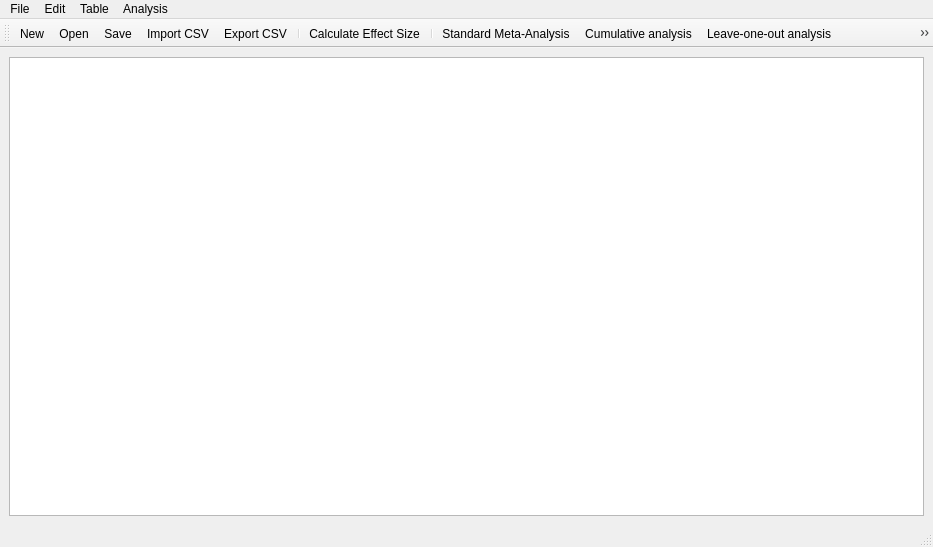
<?xml version="1.0" encoding="UTF-8"?>
<ui version="4.0">
 <class>MainWindow</class>
 <widget class="QMainWindow" name="MainWindow">
  <property name="geometry">
   <rect>
    <x>0</x>
    <y>0</y>
    <width>933</width>
    <height>547</height>
   </rect>
  </property>
  <property name="windowTitle">
   <string>MainWindow</string>
  </property>
  <widget class="QWidget" name="centralwidget">
   <layout class="QVBoxLayout" name="verticalLayout">
    <item>
     <widget class="QTableView" name="tableView"/>
    </item>
   </layout>
  </widget>
  <widget class="QMenuBar" name="menubar">
   <property name="geometry">
    <rect>
     <x>0</x>
     <y>0</y>
     <width>933</width>
     <height>22</height>
    </rect>
   </property>
   <widget class="QMenu" name="menuFile">
    <property name="title">
     <string>File</string>
    </property>
    <widget class="QMenu" name="menuRecent_Data">
     <property name="title">
      <string>Recent Data...</string>
     </property>
    </widget>
    <addaction name="actionNew"/>
    <addaction name="actionOpen"/>
    <addaction name="actionSave"/>
    <addaction name="actionSave_As"/>
    <addaction name="actionImportCSV"/>
    <addaction name="actionExportCSV"/>
    <addaction name="separator"/>
    <addaction name="menuRecent_Data"/>
    <addaction name="separator"/>
    <addaction name="actionQuit"/>
   </widget>
   <widget class="QMenu" name="menuEdit">
    <property name="title">
     <string>Edit</string>
    </property>
    <addaction name="actionUndo"/>
    <addaction name="actionRedo"/>
    <addaction name="separator"/>
    <addaction name="actionCut"/>
    <addaction name="actionCopy"/>
    <addaction name="actionPaste"/>
    <addaction name="actionClear_Selected_Cells"/>
    <addaction name="separator"/>
    <addaction name="actionShow_toolbar"/>
   </widget>
   <widget class="QMenu" name="menuTable">
    <property name="title">
     <string>Table</string>
    </property>
    <addaction name="actionInsert_Row"/>
    <addaction name="actionDelete_Row"/>
    <addaction name="actionInsert_Column"/>
    <addaction name="actionDelete_Column"/>
    <addaction name="separator"/>
    <addaction name="actionChange_Column_Format"/>
    <addaction name="actionRename_Column"/>
    <addaction name="actionMark_Column_as_Label"/>
    <addaction name="actionUnmark_Column_as_Label"/>
    <addaction name="separator"/>
    <addaction name="actionTable_Preferences"/>
   </widget>
   <widget class="QMenu" name="menuAnalysis">
    <property name="title">
     <string>Analysis</string>
    </property>
    <widget class="QMenu" name="menuMeta_Analysis">
     <property name="title">
      <string>Meta-Analysis</string>
     </property>
     <addaction name="actionStandard_Meta_Analysis"/>
     <addaction name="actionCumulative"/>
     <addaction name="actionLeave_one_out"/>
     <addaction name="actionSubgroup"/>
     <addaction name="actionBootstrapped_Meta_Analysis"/>
    </widget>
    <widget class="QMenu" name="menuMeta_Regression_Meta_Regression_Derivatives">
     <property name="title">
      <string>Meta-Regression and Meta Regression Derivatives</string>
     </property>
     <addaction name="actionMeta_Regression"/>
     <addaction name="actionMeta_cond_mean"/>
     <addaction name="actionBootstrapped_Meta_Regression"/>
     <addaction name="actionBootstrapped_Meta_Regression_Based_Conditional_Means"/>
    </widget>
    <addaction name="actionCalculate_Effect_Size"/>
    <addaction name="actionTransform_Effect_Size"/>
    <addaction name="menuMeta_Analysis"/>
    <addaction name="menuMeta_Regression_Meta_Regression_Derivatives"/>
    <addaction name="separator"/>
   </widget>
   <addaction name="menuFile"/>
   <addaction name="menuEdit"/>
   <addaction name="menuTable"/>
   <addaction name="menuAnalysis"/>
  </widget>
  <widget class="QStatusBar" name="statusbar"/>
  <widget class="QToolBar" name="toolBar">
   <property name="windowTitle">
    <string>toolBar</string>
   </property>
   <attribute name="toolBarArea">
    <enum>TopToolBarArea</enum>
   </attribute>
   <attribute name="toolBarBreak">
    <bool>false</bool>
   </attribute>
   <addaction name="actionNew"/>
   <addaction name="actionOpen"/>
   <addaction name="actionSave"/>
   <addaction name="actionImportCSV"/>
   <addaction name="actionExportCSV"/>
   <addaction name="separator"/>
   <addaction name="actionCalculate_Effect_Size"/>
   <addaction name="separator"/>
   <addaction name="actionStandard_Meta_Analysis"/>
   <addaction name="actionCumulative"/>
   <addaction name="actionLeave_one_out"/>
   <addaction name="actionSubgroup"/>
   <addaction name="actionMeta_Regression"/>
   <addaction name="actionBootstrapped_Meta_Analysis"/>
  </widget>
  <action name="actionNew">
   <property name="icon">
    <iconset resource="icons.qrc">
     <normaloff>:/function_icon_set/images/function_icon_set/add_48.png</normaloff>:/function_icon_set/images/function_icon_set/add_48.png</iconset>
   </property>
   <property name="text">
    <string>New</string>
   </property>
   <property name="toolTip">
    <string>New Dataset</string>
   </property>
  </action>
  <action name="actionOpen">
   <property name="icon">
    <iconset resource="icons.qrc">
     <normaloff>:/function_icon_set/images/function_icon_set/folder_48.png</normaloff>:/function_icon_set/images/function_icon_set/folder_48.png</iconset>
   </property>
   <property name="text">
    <string>Open</string>
   </property>
   <property name="toolTip">
    <string>Open file</string>
   </property>
  </action>
  <action name="actionSave">
   <property name="icon">
    <iconset resource="icons.qrc">
     <normaloff>:/function_icon_set/images/function_icon_set/floppy_disk_48.png</normaloff>:/function_icon_set/images/function_icon_set/floppy_disk_48.png</iconset>
   </property>
   <property name="text">
    <string>Save</string>
   </property>
  </action>
  <action name="actionQuit">
   <property name="text">
    <string>Quit</string>
   </property>
  </action>
  <action name="actionSave_As">
   <property name="text">
    <string>Save As...</string>
   </property>
  </action>
  <action name="actionCopy">
   <property name="text">
    <string>Copy</string>
   </property>
  </action>
  <action name="actionPaste">
   <property name="text">
    <string>Paste</string>
   </property>
  </action>
  <action name="actionClear_Selected_Cells">
   <property name="text">
    <string>Clear Selected Cells</string>
   </property>
  </action>
  <action name="actionSelect_All">
   <property name="text">
    <string>Select All</string>
   </property>
  </action>
  <action name="actionCut">
   <property name="text">
    <string>Cut</string>
   </property>
  </action>
  <action name="actionInsert_Row">
   <property name="text">
    <string>Insert Row</string>
   </property>
  </action>
  <action name="actionDelete_Row">
   <property name="text">
    <string>Delete Row</string>
   </property>
  </action>
  <action name="actionInsert_Column">
   <property name="text">
    <string>Insert Column</string>
   </property>
  </action>
  <action name="actionDelete_Column">
   <property name="text">
    <string>Delete Column</string>
   </property>
  </action>
  <action name="actionChange_Column_Format">
   <property name="text">
    <string>Change Column Format</string>
   </property>
  </action>
  <action name="actionRename_Column">
   <property name="text">
    <string>Rename Column</string>
   </property>
  </action>
  <action name="actionMark_Column_as_Label">
   <property name="text">
    <string>Mark Column as Label</string>
   </property>
  </action>
  <action name="actionUnmark_Column_as_Label">
   <property name="text">
    <string>Unmark Column as Label</string>
   </property>
  </action>
  <action name="actionDecimal_Places">
   <property name="text">
    <string>Decimal Places</string>
   </property>
  </action>
  <action name="actionTable_Preferences">
   <property name="text">
    <string>Table Preferences</string>
   </property>
  </action>
  <action name="actionShow_toolbar">
   <property name="text">
    <string>Show toolbar</string>
   </property>
  </action>
  <action name="actionUndo">
   <property name="text">
    <string>Undo</string>
   </property>
  </action>
  <action name="actionRedo">
   <property name="text">
    <string>Redo</string>
   </property>
  </action>
  <action name="actionCalculate_Effect_Size">
   <property name="icon">
    <iconset resource="icons.qrc">
     <normaloff>:/analysis_icons/images/calculate_effect_size.png</normaloff>:/analysis_icons/images/calculate_effect_size.png</iconset>
   </property>
   <property name="text">
    <string>Calculate Effect Size</string>
   </property>
  </action>
  <action name="actionStandard_Meta_Analysis">
   <property name="icon">
    <iconset resource="icons.qrc">
     <normaloff>:/analysis_icons/images/meta_analysis.png</normaloff>:/analysis_icons/images/meta_analysis.png</iconset>
   </property>
   <property name="text">
    <string>Standard Meta-Analysis</string>
   </property>
  </action>
  <action name="actionCumulative">
   <property name="icon">
    <iconset resource="icons.qrc">
     <normaloff>:/analysis_icons/images/cum_meta_analysis.png</normaloff>:/analysis_icons/images/cum_meta_analysis.png</iconset>
   </property>
   <property name="text">
    <string>Cumulative analysis</string>
   </property>
  </action>
  <action name="actionLeave_one_out">
   <property name="icon">
    <iconset resource="icons.qrc">
     <normaloff>:/analysis_icons/images/leave_one_out.png</normaloff>:/analysis_icons/images/leave_one_out.png</iconset>
   </property>
   <property name="text">
    <string>Leave-one-out analysis</string>
   </property>
  </action>
  <action name="actionSubgroup">
   <property name="icon">
    <iconset resource="icons.qrc">
     <normaloff>:/analysis_icons/images/subgroup_ma.png</normaloff>:/analysis_icons/images/subgroup_ma.png</iconset>
   </property>
   <property name="text">
    <string>Subgroup analysis</string>
   </property>
  </action>
  <action name="actionMeta_Regression">
   <property name="icon">
    <iconset resource="icons.qrc">
     <normaloff>:/analysis_icons/images/meta_reg.png</normaloff>:/analysis_icons/images/meta_reg.png</iconset>
   </property>
   <property name="text">
    <string>Meta-Regression</string>
   </property>
  </action>
  <action name="actionImportCSV">
   <property name="icon">
    <iconset resource="icons.qrc">
     <normaloff>:/function_icon_set/images/function_icon_set/box_download_48.png</normaloff>:/function_icon_set/images/function_icon_set/box_download_48.png</iconset>
   </property>
   <property name="text">
    <string>Import CSV</string>
   </property>
  </action>
  <action name="actionExportCSV">
   <property name="icon">
    <iconset resource="icons.qrc">
     <normaloff>:/function_icon_set/images/function_icon_set/box_upload_48.png</normaloff>:/function_icon_set/images/function_icon_set/box_upload_48.png</iconset>
   </property>
   <property name="text">
    <string>Export CSV</string>
   </property>
  </action>
  <action name="actionTransform_Effect_Size">
   <property name="text">
    <string>Transform Effect Size</string>
   </property>
  </action>
  <action name="actionMeta_cond_mean">
   <property name="text">
    <string>Meta-Regression-Based Conditional Means</string>
   </property>
  </action>
  <action name="actionBootstrapped_Meta_Regression">
   <property name="text">
    <string>Bootstrapped Meta-Regression</string>
   </property>
  </action>
  <action name="actionBootstrapped_Meta_Regression_Based_Conditional_Means">
   <property name="text">
    <string>Bootstrapped Meta-Regression-Based Conditional Means</string>
   </property>
  </action>
  <action name="actionBootstrapped_Meta_Analysis">
   <property name="icon">
    <iconset resource="icons.qrc">
     <normaloff>:/analysis_icons/images/boot.png</normaloff>:/analysis_icons/images/boot.png</iconset>
   </property>
   <property name="text">
    <string>Bootstrapped Meta-Analysis</string>
   </property>
  </action>
 </widget>
 <resources>
  <include location="icons.qrc"/>
 </resources>
 <connections/>
</ui>
